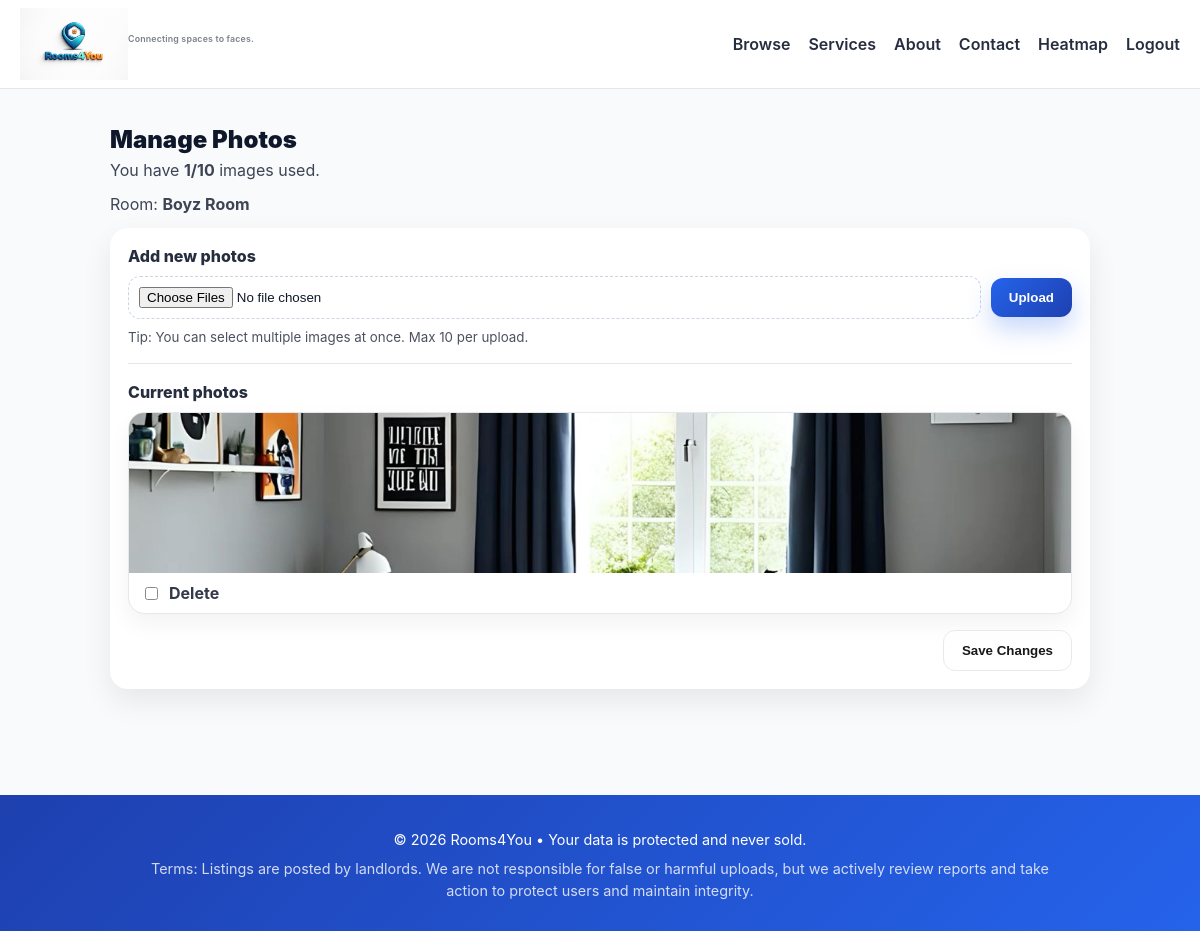
/rooms/1/images/ (signed in), run on an earlier commit of the app's database.
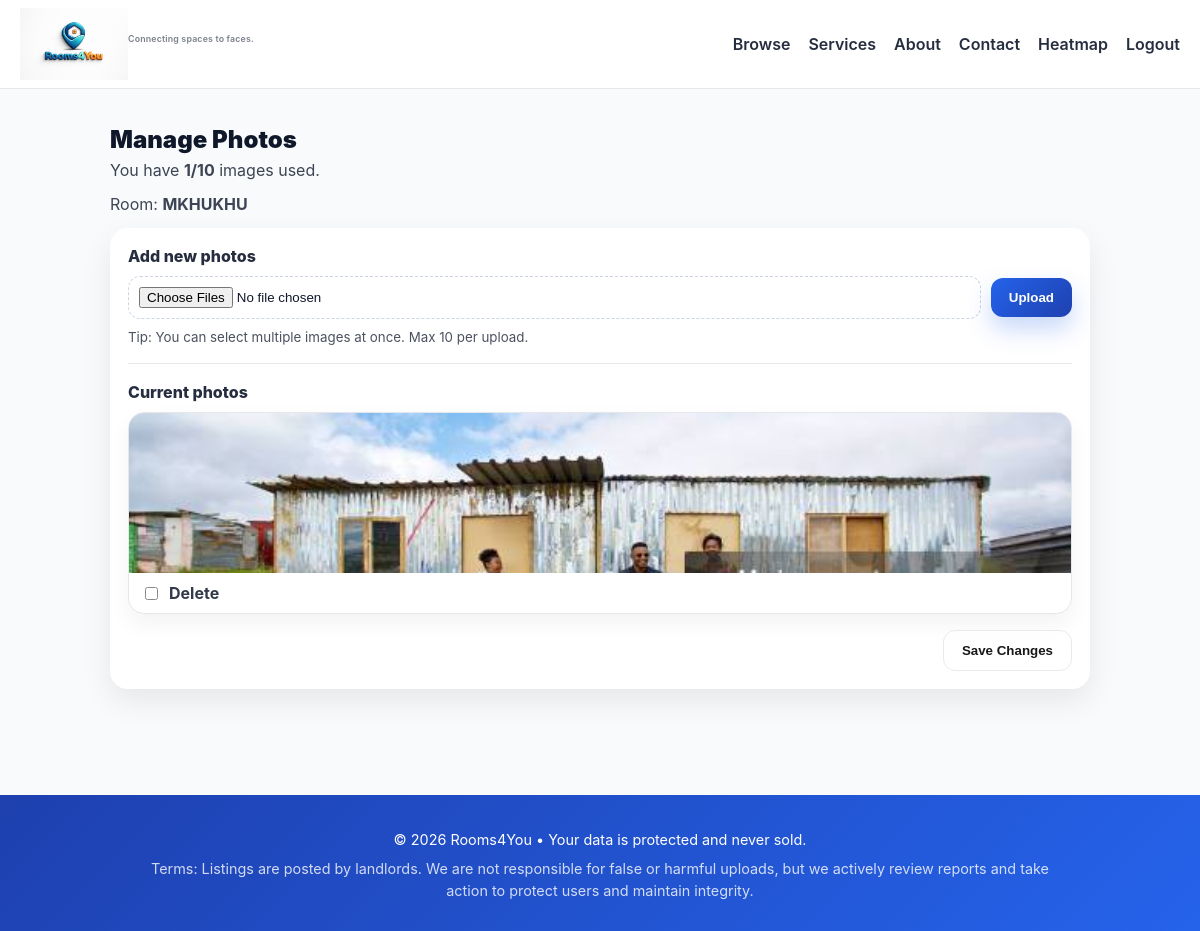
And on a later commit of the database.
### listings/models.py (models this page shows, shortened)
class Room(models.Model):
    ROOM_TYPES = [
        ("single", "Single Room"),
        ("shared", "Shared Room"),
        ("flat", "Flat / Apartment"),
    ]
    title = models.CharField(max_length=200)
    owner = models.ForeignKey(
        User, on_delete=models.CASCADE, related_name="rooms", null=True, blank=True
    )
    description = models.TextField()
    price = models.DecimalField(max_digits=8, decimal_places=2)
    location = models.CharField(max_length=200)
    room_type = models.CharField(max_length=20, choices=ROOM_TYPES)
    contact_phone = models.CharField(max_length=20)
    contact_whatsapp = models.CharField(max_length=20, blank=True, default="")
    contact_email = models.EmailField(blank=True, default="")
    is_available = models.BooleanField(default=True)
    created_at = models.DateTimeField(auto_now_add=True)

class RoomImage(models.Model):
    room = models.ForeignKey(Room, related_name="images", on_delete=models.CASCADE)
    image = models.ImageField(upload_to="rooms/")

### listings/views.py (the view, shortened to what this page needs)
# urls.py: path("rooms/<int:pk>/images/", views.edit_room_images, name="edit_room_images"),
@login_required
def edit_room_images(request, pk):
    room = get_object_or_404(Room, pk=pk, owner=request.user)
    return render(
        request,
        "listings/edit_room_images.html",
        {
            "room": room,
            "img_count": room.images.count(),
            "max_images": 10,
        },
    )

### listings/templates/listings/edit_room_images.html (shortened to what this page needs)
{% extends "listings/base.html" %} {% load static %} {% block content %}
<div class="imgmgr-shell">
  <div class="imgmgr-head">
    <div>
      <h2 class="imgmgr-title">Manage Photos</h2>
      <p style="margin: 6px 0 14px; opacity: 0.8">
        You have <strong>{{ img_count }}/{{ max_images }}</strong> images used.
      </p>
      <p class="imgmgr-sub">Room: <strong>{{ room.title }}</strong></p>
    </div>
  </div>
  <form method="post" enctype="multipart/form-data" class="imgmgr-card">
    <div class="imgmgr-upload">
      <label class="imgmgr-label">Add new photos</label>
      <div class="imgmgr-upload-row">
        <input
          class="imgmgr-file"
          type="file"
          name="images"
          multiple
          accept="image/*"
        />
        <button type="submit" class="btn-primary">Upload</button>
      </div>
      <small class="imgmgr-hint"
        >Tip: You can select multiple images at once. Max 10 per upload.</small
      >
    </div>
    <hr class="imgmgr-line" />
    <div class="imgmgr-label" style="margin-bottom: 10px">Current photos</div>
    <div class="imgmgr-grid">
      {% for img in room.images.all %}
      <div class="imgmgr-item">
        <img class="imgmgr-img" src="{{ img.image.url }}" alt="Room photo" />
        <label class="imgmgr-del">
          <input type="checkbox" name="delete" value="{{ img.id }}" />
          Delete
        </label>
      </div>
      {% empty %}
      <p class="imgmgr-empty">No photos yet. Upload your first images above.</p>
      {% endfor %}
    </div>
    {% if room.images.all %}
    <div class="imgmgr-actions">
      <button type="submit" class="btn-secondary">Save Changes</button>
    </div>
    {% endif %}
  </form>
</div>
{% endblock %}

What changed in the data, as far as the page shows it:
removed RoomImage: image (picture)
changed Room: title "Boyz Room" → "MKHUKHU"
added RoomImage: image (picture)
